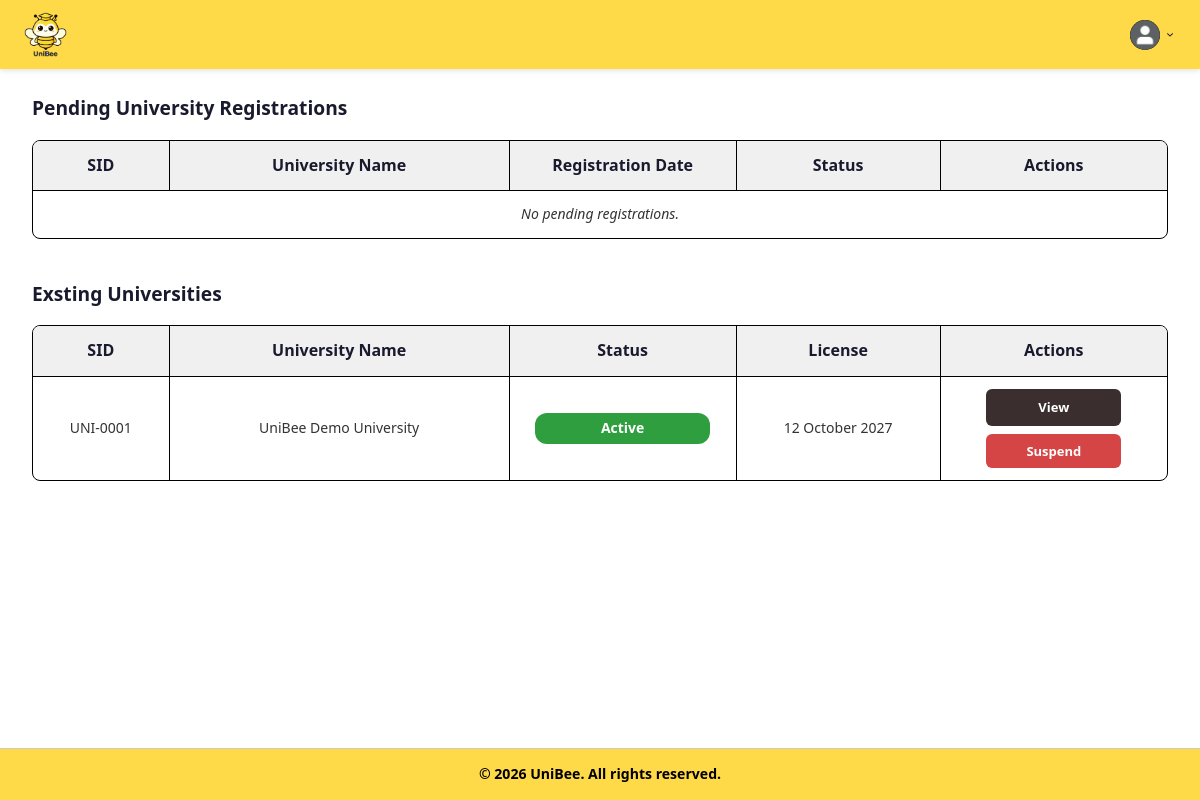
Page /boundary/manageUniversityPage.php (signed in) on the committed database.
### tables this page shows
CREATE TABLE Universities (
    id INT PRIMARY KEY AUTO_INCREMENT,
    name VARCHAR(255) NOT NULL,
    institutionType VARCHAR(100),
    email VARCHAR(50),
    country VARCHAR(100),
    postalCode VARCHAR(20),
    status VARCHAR(50) DEFAULT 'active',
    suspensionReason TEXT,
    registrationDate DATETIME DEFAULT CURRENT_TIMESTAMP,
    updatedAt DATETIME DEFAULT CURRENT_TIMESTAMP ON UPDATE CURRENT_TIMESTAMP,
    subscriptionPlan VARCHAR(50),
    campusMapPath VARCHAR(500) NULL
);

### controller/manageUniversityController.php (called while the page is built, shortened)
<?php
require_once "../database/database.php";
class ManageUniversityController
{
    private $db;
    public function __construct()
    {
        $database = new Database();
        $this->db = $database->connect();
    }
    Public function getExistingUniversities()
    {
        $sql = "SELECT
                    u.id,
                    u.name,
                    u.status,
                    (
                        SELECT ul.expiryDate
                        FROM universitylicenses ul
                        WHERE ul.universityId = u.id
                        ORDER BY ul.expiryDate DESC
                        LIMIT 1
                    ) AS licenseExpiryDate
                FROM Universities u
                WHERE u.status IN ('active', 'suspended')
                ORDER BY u.id ASC";
        $stmt = $this->db->prepare($sql);
        $stmt->execute();
        return $stmt->fetchAll(PDO::FETCH_ASSOC);
    }
}

### database/database.php (called while the page is built, shortened)
<?php
class Database
{
    private $host = 'localhost:3307';
    private $dbname = 'unibee';
    private $username = 'root';
    private $password = '';
    public function connect()
    {
        try {
            $this->pdo = new PDO(
                "mysql:host={$this->host};dbname={$this->dbname}",
                $this->username,
                $this->password
            );
            $this->pdo->setAttribute(PDO::ATTR_ERRMODE, PDO::ERRMODE_EXCEPTION);
            return $this->pdo;
        } catch (PDOException $e) {
            die("Database connection failed: " . $e->getMessage());
        }
    }
}

### boundary/manageUniversityPage.php (the view, shortened to what this page needs)
<?php
require_once "../controller/manageUniversityController.php";
$controller=new ManageUniversityController();
$pendingRegistrations=$controller->getPendingRegistrations();
$existingUniversities=$controller->getExistingUniversities();
?>
<!DOCTYPE html>
<html lang="en">
<head>
    <link rel="stylesheet" href="../style.css">
</head>
<body class="system-admin-dashboard">
    <header class="header">
        <div class="logo-container">
            <img src="../images/uniBeeLogo.png" alt="UniBee Logo">
        </div>
        <div class="dashboard-header-right">
            <div class="profile-dropdown">
                <div class="profile-container" onclick="toggleDropdown()">
                    <img src="../images/profilePic.png" alt="Profile" class="profile-icon">
                    <img src="../images/dropdown.png" alt="Menu" class="dropdown-arrow">
                </div>
            </div>
        </div>
    </header>
    <main class="admin-table-page">
    <section class="table-section">
        <h3 class="section-label">Pending University Registrations</h3>
        <div class="table-wrapper">
            <table class="admin-table">
                <thead>
                    <tr>
                        <th>SID</th>
                        <th>University Name</th>
                        <th>Registration Date</th>
                        <th>Status</th>
                        <th>Actions</th>
                    </tr>
                </thead>
                <tbody>
                    <?php if (empty($pendingRegistrations)): ?>
                        <tr>
                            <td colspan="5" class="empty-row">No pending registrations.</td>
                        </tr>
                    <?php endif; ?>
                </tbody>
            </table>
        </div>
    </section>
    <section class="table-section">
        <h3 class="section-label">Exsting Universities</h3>
        <div class="table-wrapper">
            <table class="admin-table">
                <thead>
                    <tr>
                        <th>SID</th>
                        <th>University Name</th>
                        <th>Status</th>
                        <th>License</th>
                        <th>Actions</th>
                    </tr>
                </thead>
                <tbody>
                    <?php if (empty($existingUniversities)): ?>
                        <tr>
                            <td colspan="5" class="empty-row">No Universities Found.</td>
                        </tr>
                    <?php else: ?>
                        <?php foreach ($existingUniversities as $uni): ?>
                            <tr>
                                <td>UNI-<?php echo str_pad($uni['id'], 4, '0', STR_PAD_LEFT); ?></td>
                                <td><?php echo htmlspecialchars($uni['name']); ?></td>
                                <td>
                                    <?php if ($uni['status'] === 'active'): ?>
                                        <span class="status-badge status-active">Active</span>
                                    <?php else: ?>
                                        <span class="status-badge status-suspended">Suspended</span>
                                    <?php endif; ?>
                                </td>
                                <td class="license-cell">
                                    <?php echo $uni['licenseExpiryDate']
                                        ? date('d F Y', strtotime($uni['licenseExpiryDate'])): 'No license on record'; ?>
                                </td>
                                <td class="action-cell">
                                    <a href="viewUniversityPage.php?id=<?php echo $uni['id']; ?>" class="action-btn view-btn">View</a>
                                    <?php if ($uni['status'] === 'active'): ?>
                                        <button type="button" class="action-btn suspend-btn"
                                            onclick="openSuspendModal(<?php echo $uni['id']; ?>, '<?php echo htmlspecialchars($uni['name'], ENT_QUOTES); ?>')">
                                            Suspend
                                        </button>
                                    <?php endif; ?>
                                </td>
                            </tr>
                        <?php endforeach; ?>
                    <?php endif; ?>
                </tbody>
            </table>
        </div>
    </section>
    </main>
    <footer>
        <div class="footer-bottom-bar">
            &copy; 2026 UniBee. All rights reserved.
        </div>
    </footer>
</body>
</html>

### rows in the picture
universities: id "0001", name "UniBee Demo University", status "Active", licenseExpiryDate "12 October 2027"
